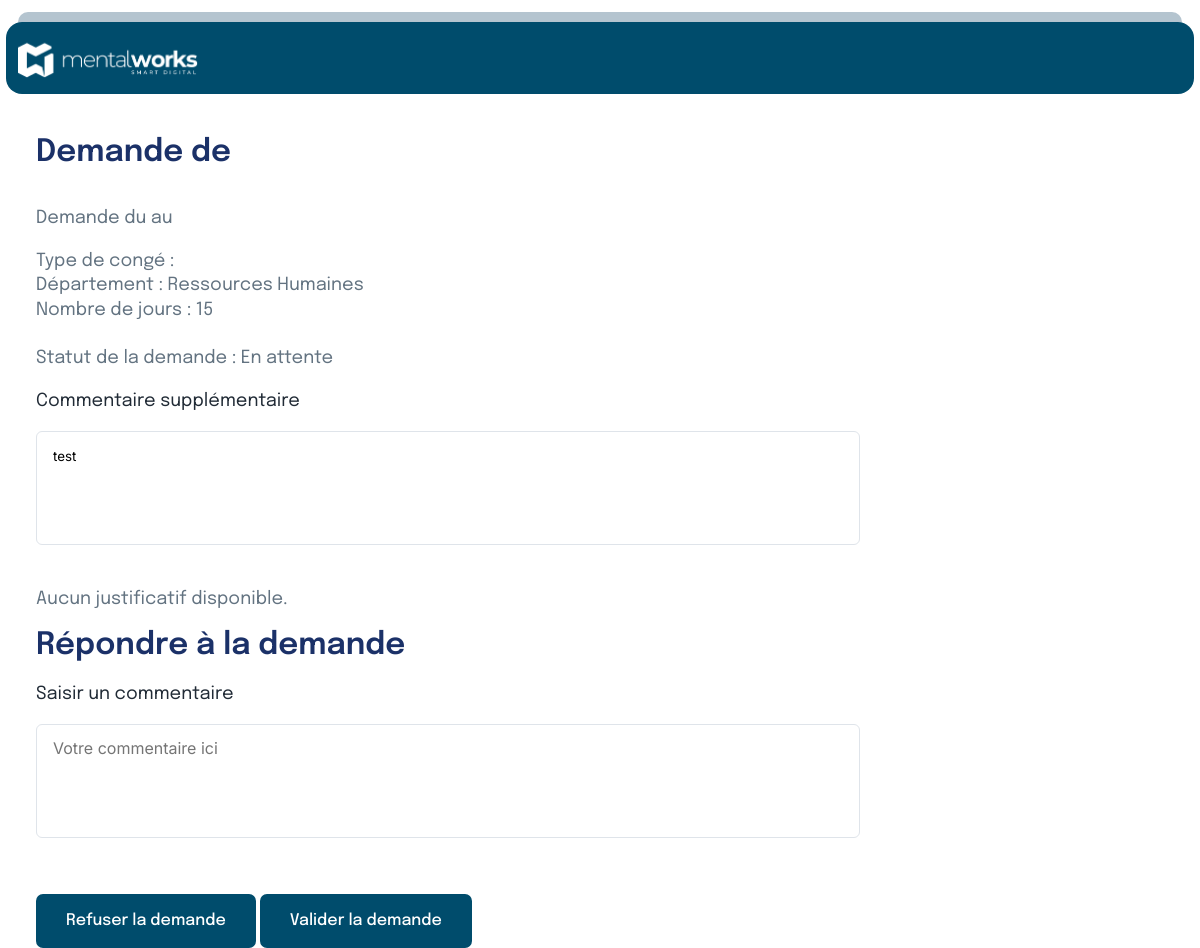
The page /viewARequest.php (signed in) on the database its author committed.
### tables this page shows
CREATE TABLE `department` (
  `id` int(11) NOT NULL,
  `name` varchar(255) NOT NULL
);

CREATE TABLE `request` (
  `id` int(11) NOT NULL,
  `request_type_id` int(11) NOT NULL,
  `collaborator_id` int(11) NOT NULL,
  `department_id` int(11) DEFAULT NULL,
  `created_at` datetime NOT NULL,
  `start_at` datetime NOT NULL,
  `end_at` datetime NOT NULL,
  `receipt_file` varchar(255) DEFAULT NULL,
  `comment` text DEFAULT NULL,
  `answer_comment` text DEFAULT NULL,
  `answer` tinyint(1) NOT NULL,
  `answer_at` datetime DEFAULT NULL
);

### viewARequest.php (the view, shortened to what this page needs)
<!DOCTYPE html>
<html lang="fr">
  <head>
    <link rel="stylesheet" href="Style.css" />
    <link
      href="https://unpkg.com/boxicons@2.1.2/css/boxicons.min.css"
      rel="stylesheet"
    />
  </head>
  <?php
$conn = new mysqli("localhost", "username", "password", "nom_de_la_base");
$user_id = $_SESSION['user_id'];
$sql = "SELECT r.id, rt.name AS type_conge, r.start_at, r.end_at, r.comment, r.answer_comment, r.answer, r.receipt_file, d.name AS department_name, p.first_name, p.last_name, r.created_at
        FROM request r
        JOIN request_type rt ON r.request_type_id = rt.id
        JOIN person p ON r.collaborator_id = p.id
        JOIN department d ON r.department_id = d.id
        JOIN user u ON u.person_id = p.id
        WHERE u.id = ?";
$stmt = $conn->prepare($sql);
$stmt->bind_param("i", $user_id);
$stmt->execute();
$result = $stmt->get_result();
if ($row = $result->fetch_assoc()) {
    $date_debut = htmlspecialchars($row['start_at']);
    $date_fin = htmlspecialchars($row['end_at']);
    $statut = htmlspecialchars($row['answer'] === '1' ? 'Accepté' : ($row['answer'] === '0' ? 'Refusé' : 'En attente'));
    $commentaire = htmlspecialchars($row['comment']);
    $justificatif = htmlspecialchars($row['receipt_file']);
    $departement = htmlspecialchars($row['department_name']);
    $nb_jours = (strtotime($date_fin) - strtotime($date_debut)) / (60 * 60 * 24) + 1;
} else {
    echo "Aucune demande de congé trouvée.";
    exit();
}
?>
  <body>
  <div class="borderTop"></div>
  <div class="top">
    <img src="img/mentalworks.png" alt="Logo MentalWorks" />
  </div>
  <div class="middle">
    <div class="right">
        <h1>Demande de <?= htmlspecialchars($demande['first_name'] . ' ' . $demande['last_name']) ?></h1>
        <p> Demande du <?= htmlspecialchars($demande['date_debut']) ?> au <?= htmlspecialchars($demande['date_fin']) ?> </p>
        <div class="sectionRequestDetails">
            <p class="TypeRequest"> Type de congé : <?= htmlspecialchars($demande['type_demande']) ?></p>
            <p class="TypeRequest"> Département : <?php echo $departement; ?></p>
            <p class="TypeRequest"> Nombre de jours : <?php echo $nb_jours; ?></p>
            <p class="TypeRequest statuts"> Statut de la demande  : <?php echo $statut; ?></p>
            <div class="justificative RequestDetails">
              <p class="color">Commentaire supplémentaire</p>
              <input class="mangerComment" type="text" name="comment" value="<?php echo $commentaire; ?>">
            </div>
            <?php if (!empty($justificatif)): ?>
                <a href="uploads/<?php echo $justificatif; ?>" class="moreDetails" download>Télécharger le justificatif</a>
            <?php else: ?>
                <p>Aucun justificatif disponible.</p>
            <?php endif; ?>
            <div class="managerResponse">
                <h1>Répondre à la demande </h1>
                <div class="justificative RequestDetails">
                    <p class="color">Saisir un commentaire</p>
                    <input class="mangerComment" type="text" name="response_comment" placeholder="Votre commentaire ici">
                    <div class="end">
                        <button class="reject" type="submit">Refuser la demande</button>
                        <button class="accept" type="submit">Valider la demande</button>
                    </div>
                </div>
            </div>
        </div>
    </div>
  </body>
</html>

### style.css (style rules this page uses)
body { margin: 0; font-family: "Epilogue", sans-serif; }
h1 { font-size: 30.85px; font-weight: 600; color: #1b3168; line-height: 28.5px; font-family: "Epilogue", sans-serif; }
p { font-size: 16px; font-weight: 400; line-height: 24.5px; color: #637381; font-family: "Epilogue", sans-serif; }
button { background-color: #004c6c; font-size: 16px; font-weight: 500; line-height: 24px; font-family: "Epilogue", sans-serif; color: white; cursor: pointer; border: #004c6c 2px solid; cursor: pointer; }
input { background-color: white; border-radius: 6px; border: #dfe4ea solid 1px; width: 100%; padding: 12px 16px 12px 20px; font-family: "inter", sans-serif; outline: none; max-width: 350px; }
input::placeholder { font-size: 16px; font-weight: 400; font-family: "inter", sans-serif; }
.borderTop { background-color: #b4c4cf; height: 10px; width: 97%; border-top-left-radius: 32px; border-top-right-radius: 32px; margin: 0 auto; margin-top: 1%; }
.top { background-color: #004c6c; width: 97%; margin: 0 auto; padding: 1%; border-radius: 16px; }
.top img { width: 180px; }
.right { display: flex; flex-direction: column; flex: 2; max-width: 800px; margin-left: 3%; margin-top: 1%; }
.middle { display: flex; align-items: flex-start; justify-content: flex-start; width: 100%; margin-top: 1%; }
.middle p { font-size: 18px; }
.color { color: #212b36; }
.justificative input { padding: 5% 3% 23%; outline: none; max-width: 801px; width: 100%; min-width: 790px; }
.end button { border-radius: 7px; border: #004c6c 2px solid; padding: 13px 28px; margin-top: 4%; }
.right input { width: 350px; }
.sectionRequestDetails { line-height: 31.6px; font-weight: 400; font-size: 16px; letter-spacing: 1%; }
.sectionRequestDetails .statuts { padding-top: 3%; }
p.TypeRequest { margin: 0; }
input.mangerComment { padding: 2% 2% 10%; width: 60%; margin-bottom: 3%; }
@media screen and (max-width: 1340px) { .middle { width: 100%; } }

### rows shown on the page
department: name "Ressources Humaines"
request: nb_jours "15", answer "En attente", comment "test"
